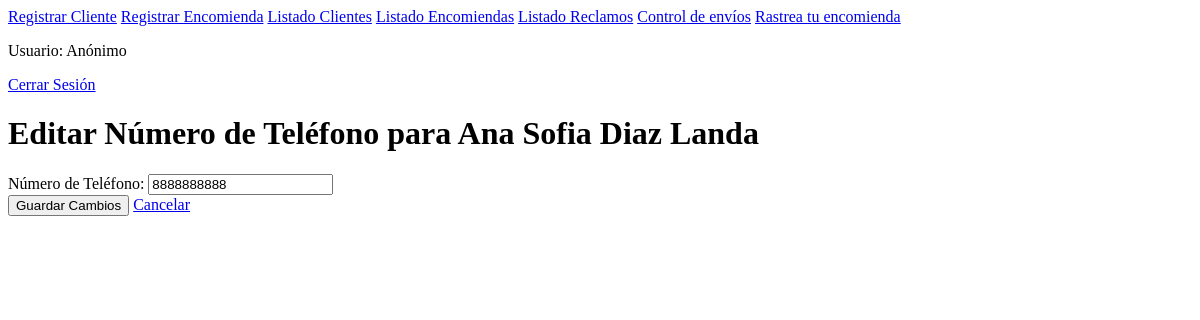
Page /editar-telefono/2/ (signed in) on the earlier database version.
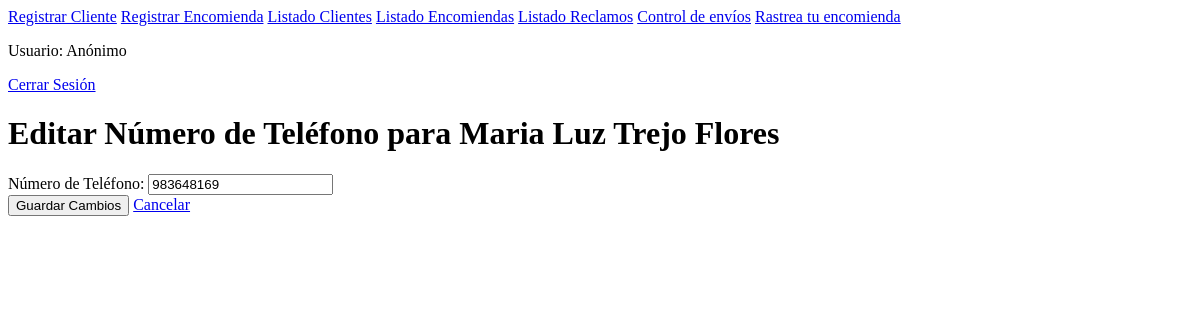
Same page on the later database version.
### sistema/models.py (models this page shows, shortened)
class Cliente(models.Model):
    dni = models.CharField(max_length=15)
    nombres = models.CharField(max_length=100)
    apellidos = models.CharField(max_length=100)
    telefono = models.CharField(max_length=15)

### sistema/views.py (the view)
    def wrapper(request, *args, **kwargs):
        if 'empleado_id' not in request.session:
            return redirect('login_empleado')
        return view_func(request, *args, **kwargs)

### sistema/views.py (called while the page is built)
def empleado_requerido(view_func):
    def wrapper(request, *args, **kwargs):
        if 'empleado_id' not in request.session:
            return redirect('login_empleado')
        return view_func(request, *args, **kwargs)
    return wrapper

@empleado_requerido
def editar_telefono_cliente(request, cliente_id):
    cliente = get_object_or_404(Cliente, id=cliente_id)
    if request.method == "POST":
        nuevo_telefono = request.POST.get("telefono")
        cliente.telefono = nuevo_telefono
        cliente.save()
        messages.success(request, "Número de teléfono actualizado con éxito.")
        return redirect('listado_clientes')
    return render(request, 'editar_telefono_cliente.html', {'cliente': cliente})

### sistema/templates/editar_telefono_cliente.html (shortened to what this page needs)
{% extends "layout/base_empleado.html" %}
{% block content %}
<div class="container mt-5">
    <h1>Editar Número de Teléfono para {{ cliente.nombres }} {{ cliente.apellidos }}</h1>
    <form method="POST">
        <div class="form-group">
            <label for="telefono">Número de Teléfono:</label>
            <input type="text" name="telefono" id="telefono" value="{{ cliente.telefono }}" class="form-control" required>
        </div>
        <button type="submit" class="btn btn-success mt-3">Guardar Cambios</button>
        <a href="{% url 'listado_clientes' %}" class="btn btn-secondary mt-3">Cancelar</a>
    </form>
</div>
{% endblock %}

Differences in the rows shown:
changed Cliente: nombres "Ana Sofia" → "Maria Luz"; apellidos "Diaz Landa" → "Trejo Flores"; telefono "8888888888" → "983648169"
